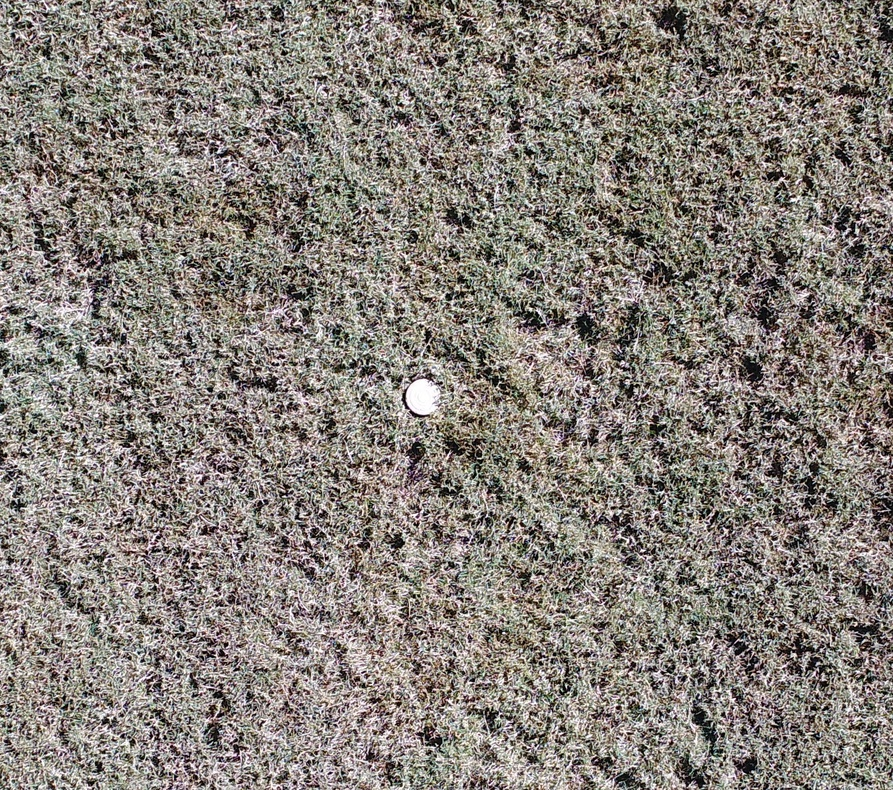
#> input picture Hough/test.jpg, 893 x 790 px, shrunk from 1611 x 1424 before the run, found by its file name
$ python mbHt.py   (Python 2 division)
#> lines starting #> are read from the running program, lines starting #| are printed output that depends on the picture; after the words box and inside, x2 and y2 are one past the last pixel; in counts of white or black regions, pixels touching at a corner belong together
#> further down, image is the input picture: shape (790, 893, 3); mean B, G, R 121.3, 127.7, 134.5
import cv2
import matplotlib.pyplot as plt
import numpy as np


def find_mine(img):
    blur = cv2.bilateralFilter(img,9,75,75)
    b, g, r = cv2.split(blur)
    i = b * 2 - r - g
    i = 255 - i
    close_k = np.ones((20, 20), np.uint8)
    open_k = np.ones((10, 10), np.uint8)
    c = cv2.morphologyEx(i, cv2.MORPH_CLOSE, close_k)
    o = cv2.morphologyEx(c, cv2.MORPH_OPEN, open_k)
    gauss = cv2.GaussianBlur(o, (7, 7), 15)
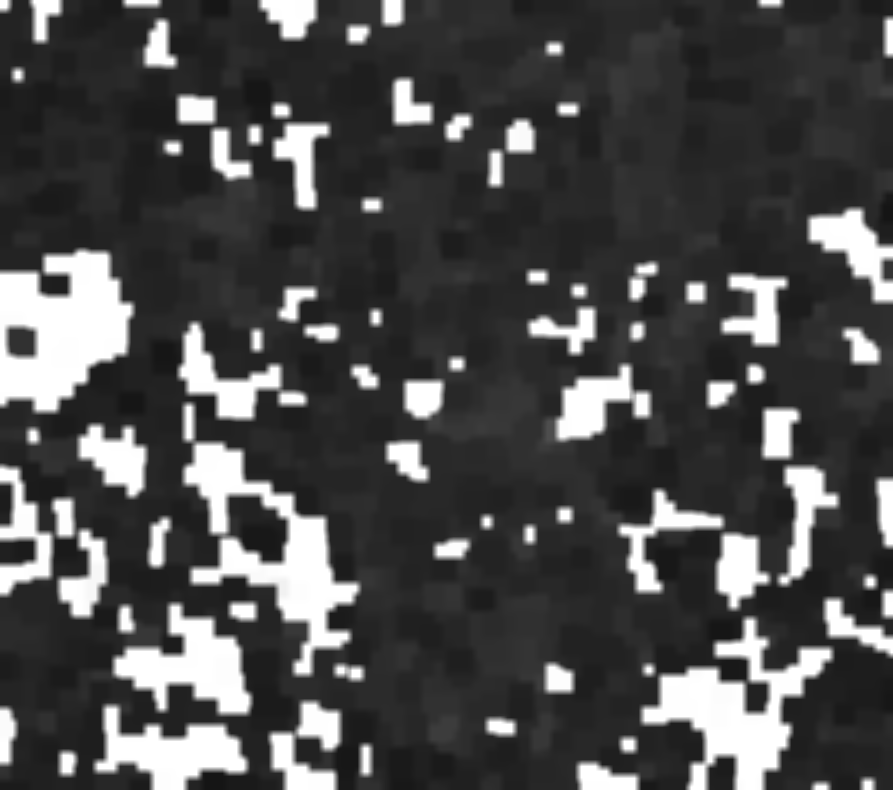
#> gauss: shape (790, 893); min 21, max 255, mean 75.8
    rt, th = cv2.threshold(gauss, 0, 255, cv2.THRESH_BINARY + cv2.THRESH_OTSU)
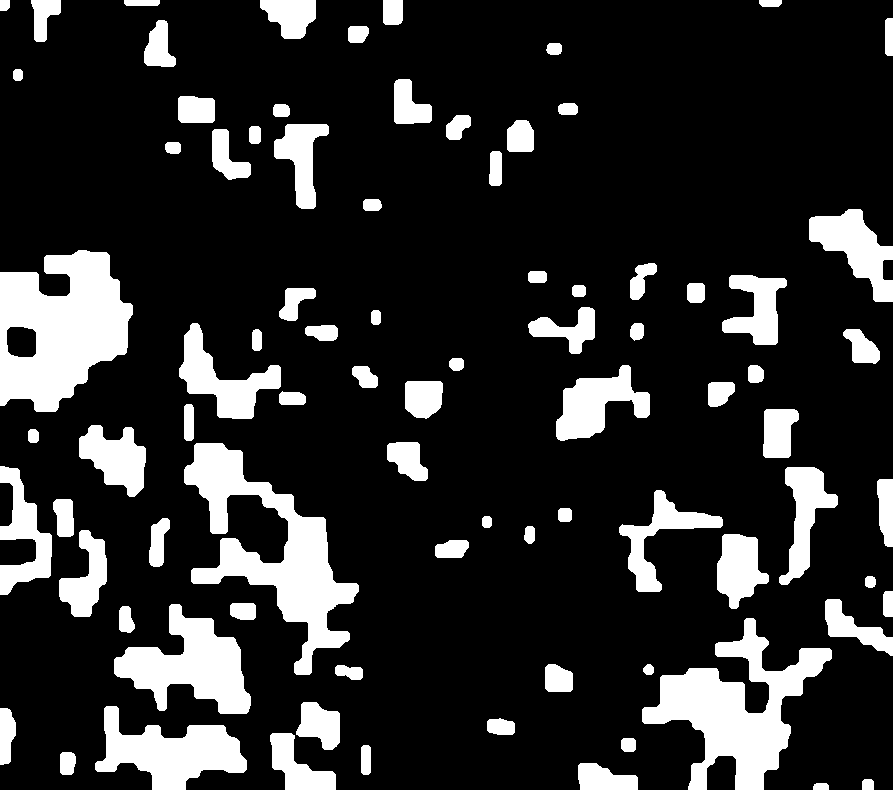
#> th: shape (790, 893); 17.5% white; 84 white regions, largest, box (x1, y1, x2, y2) and area: (0, 250, 133, 412) 14378, (184, 443, 359, 675) 13312, (642, 618, 832, 790) 12747
#> rt = 138
    circles = cv2.HoughCircles(th, cv2.HOUGH_GRADIENT, 1, 2, param1=200, param2=80, minRadius=0, maxRadius=0)
#> circles = None

    i = r * 2 - b - g
    i = 255 - i
    c = cv2.morphologyEx(i, cv2.MORPH_CLOSE, close_k)
    o = cv2.morphologyEx(c, cv2.MORPH_OPEN, open_k)
    gauss = cv2.GaussianBlur(o, (7, 7), 15)
    rt, th = cv2.threshold(gauss, 0, 255, cv2.THRESH_BINARY + cv2.THRESH_OTSU)
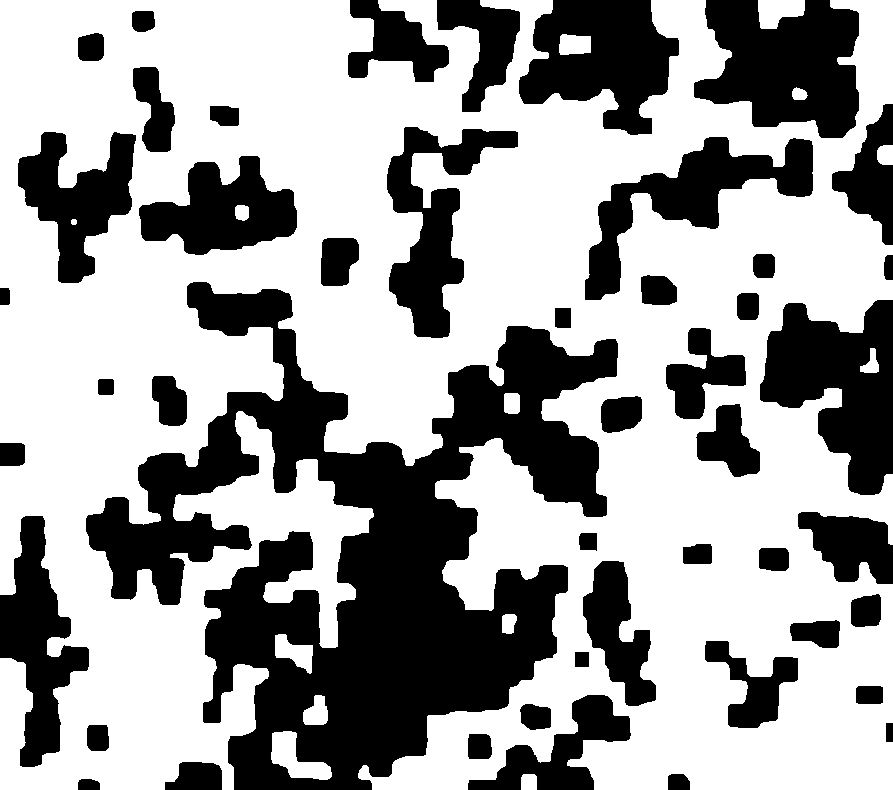
#> th: shape (790, 893); 62.7% white; 47 black regions, largest, box (x1, y1, x2, y2) and area: (86, 282, 618, 790) 110062, (694, 0, 859, 138) 15977, (760, 300, 893, 495) 15553
#> rt = 245
    circles1 = cv2.HoughCircles(th, cv2.HOUGH_GRADIENT, 1, 2, param1=200, param2=80, minRadius=0, maxRadius=0)
#> circles1 = None

    i = g * 2 - r - b
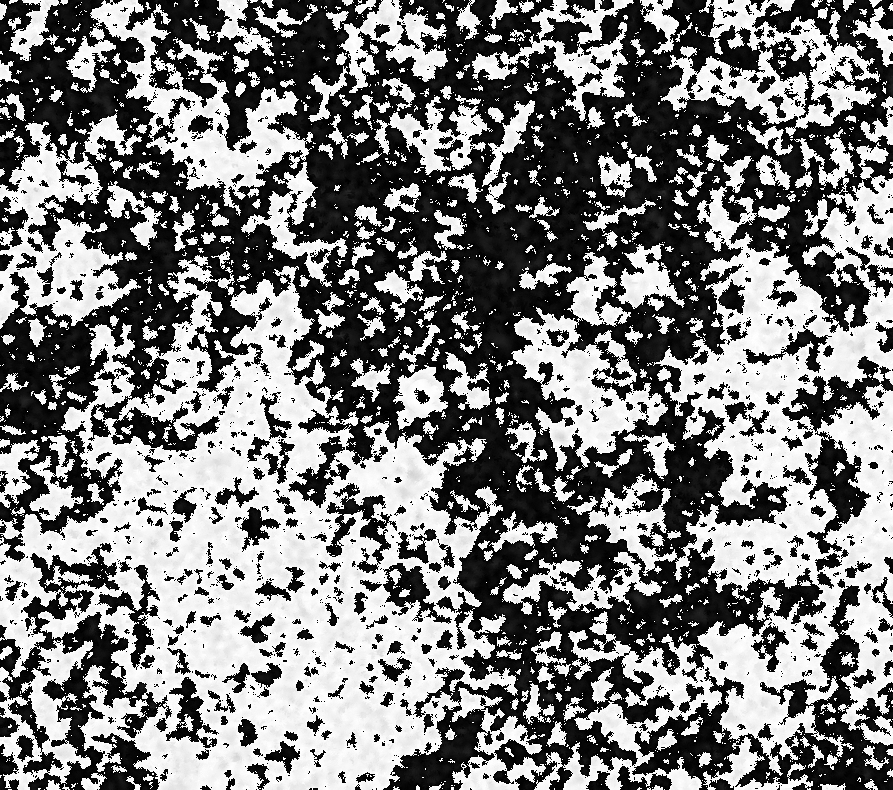
#> i: shape (790, 893); min 0, max 255, mean 125.8
    i = 255 - i
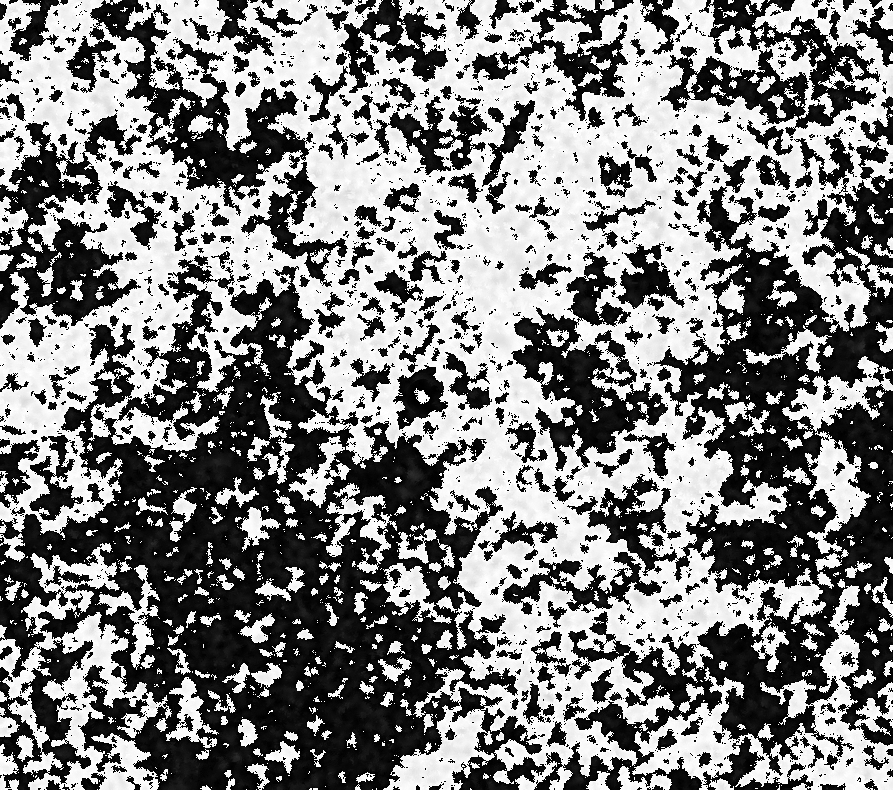
#> i: shape (790, 893); min 0, max 255, mean 129.2
    c = cv2.morphologyEx(i, cv2.MORPH_CLOSE, close_k)
    o = cv2.morphologyEx(c, cv2.MORPH_OPEN, open_k)
    gauss = cv2.GaussianBlur(o, (7, 7), 15)
    rt, th = cv2.threshold(gauss, 0, 255, cv2.THRESH_BINARY + cv2.THRESH_OTSU)
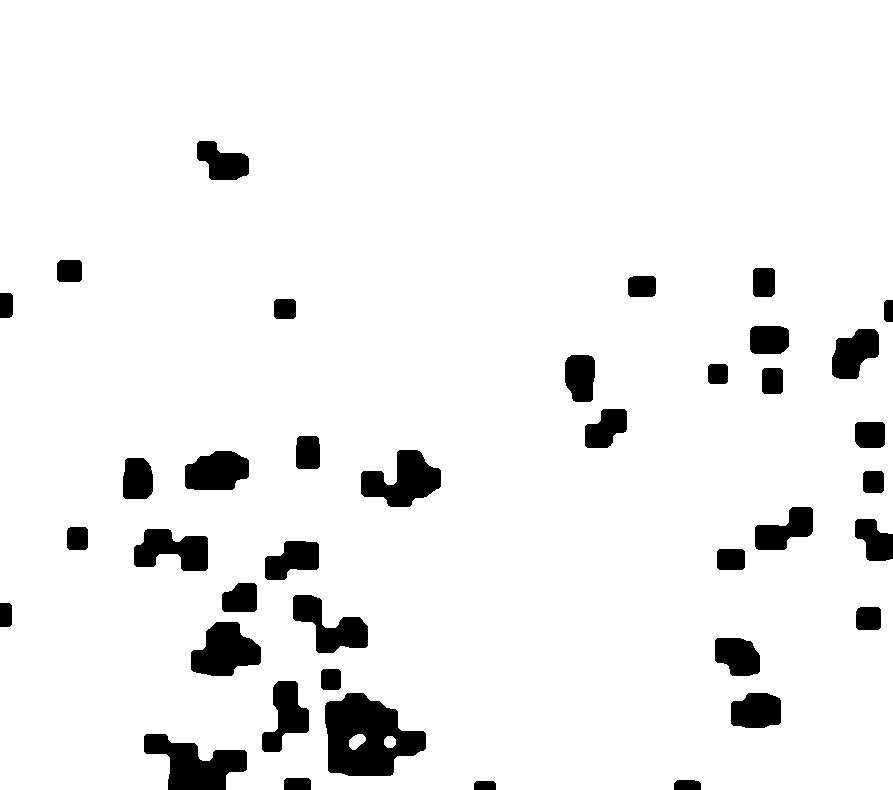
#> th: shape (790, 893); 93.4% white; 39 black regions, largest, box (x1, y1, x2, y2) and area: (325, 693, 426, 776) 5605, (144, 734, 247, 790) 3269, (361, 450, 441, 507) 2710
#> rt = 151
    circles2 = cv2.HoughCircles(th, cv2.HOUGH_GRADIENT, 1, 2, param1=200, param2=80, minRadius=0, maxRadius=0)
#> circles2 = None


    if circles is not None:
        circles = np.uint16(np.around(circles))
        for i in circles[0, :]:
            if i[2] < 20:
                # draw the outer circle
		print ("draw O C")
                cv2.circle(img, (i[0], i[1]), i[2], (0, 255, 0), 2)
                # draw the center of the circle
		print ("draw i2 C")
                cv2.circle(img, (i[0], i[1]), 2, (0, 0, 255), 3)
		print ("draw I C")

    if circles1 is not None:
        circles = np.uint16(np.around(circles))
        for i in circles[0, :]:
            if i[2] < 20:
                # draw the outer circle
		print ("draw O C")
                cv2.circle(img, (i[0], i[1]), i[2], (0, 255, 0), 2)
                # draw the center of the circle
		print ("draw i2 C")
                cv2.circle(img, (i[0], i[1]), 2, (0, 0, 255), 3)
		print ("draw I C")

    if circles2 is not None:
        circles = np.uint16(np.around(circles))
        for i in circles[0, :]:
            if i[2] < 20:
                # draw the outer circle
		print ("draw O C")
                cv2.circle(img, (i[0], i[1]), i[2], (0, 255, 0), 2)
                # draw the center of the circle
		print ("draw i2 C")
                cv2.circle(img, (i[0], i[1]), 2, (0, 0, 255), 3)
		print ("draw I C")
    plt.imshow(img, cmap='gray')
    plt.show()


if __name__ == '__main__':
    image = cv2.imread('/mnt/114e4710-77b7-4a37-a8f6-0177deea301b/Desktop/Link to Mine/Hough/test.jpg', cv2.IMREAD_ANYCOLOR)
    find_mine(image)
